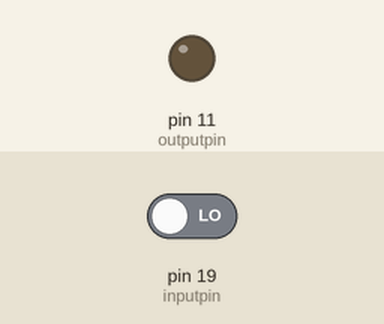
This sketch was run on a simulated Arduino Uno, built with avr-gcc and run on an emulated ATmega328P. On the bench: output pins drawn as LEDs (lit = HIGH). The inputs (shaded band) are chosen by the test bench; at power-on: pin 19 (inputpin) LOW.

Above: at 1.2 s.
1.3 s: pin 19 (inputpin) driven HIGH
At 1.9 s:
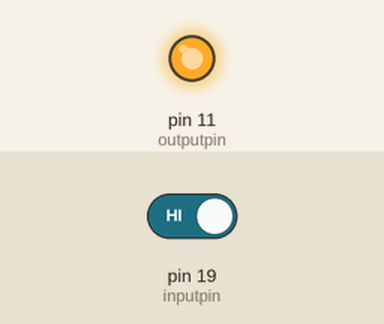
2.8 s: pin 19 (inputpin) driven LOW
At 3.1 s:
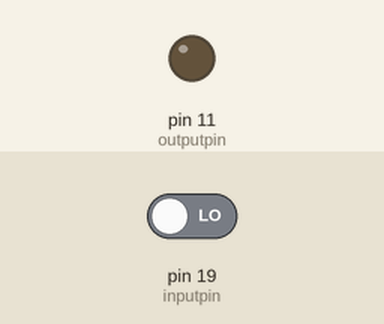
Timing chart, 0 to 5.8 s (numbered marks = the images above; inputs shaded):
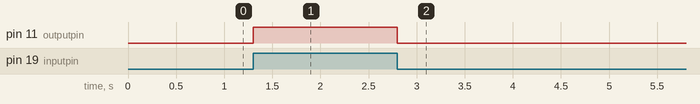

Measured:
- after the input at 1.3 s, pin 11 (outputpin): LOW → HIGH at once
- after the input at 2.8 s, pin 11 (outputpin): HIGH → LOW at once

The sketch:

CODE.ino
```cpp
int state = 0;
const int inputpin = 19;
const int outputpin = 11;
void setup()

{
pinMode (outputpin , OUTPUT);
pinMode (inputpin , INPUT);
 Serial.begin(9600);


}

void loop() {
   state = digitalRead(inputpin) ;

 if ( state == 1 )
  {
    digitalWrite (outputpin , HIGH);

  }
  else
  {
    digitalWrite (outputpin , LOW);
  }

}
```
